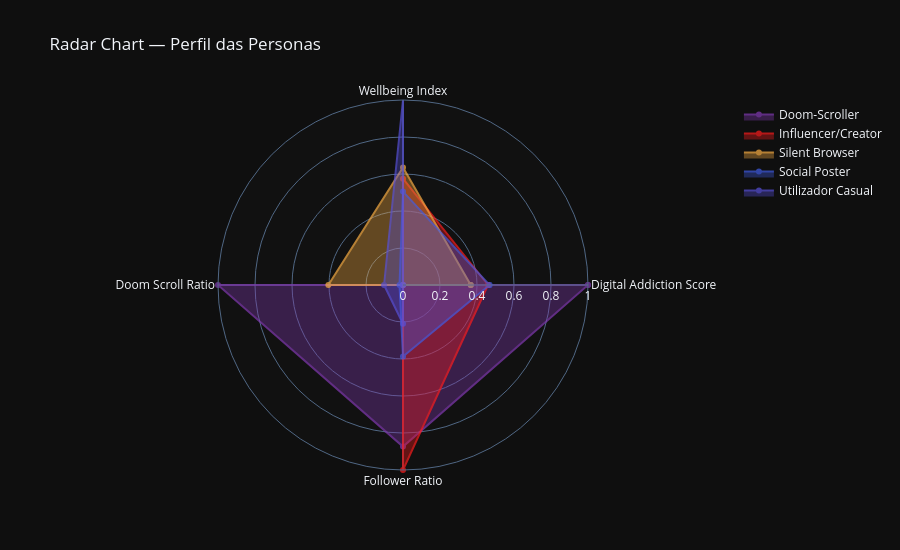

Source (notebook cell):
### Code cell
# ============================================================
# RADAR CHART — PERFIL DAS PERSONAS
# ============================================================

import plotly.graph_objects as go

if 'user_persona' in df.columns:
    radar_vars = [
        'digital_addiction_score', 'wellbeing_index',
        'doom_scroll_ratio', 'follower_ratio'
    ]
    radar_vars = [v for v in radar_vars if v in df.columns]

    perfil_radar = df.groupby('user_persona')[radar_vars].mean()
    scaler_r     = MinMaxScaler()
    perfil_norm  = pd.DataFrame(
        scaler_r.fit_transform(perfil_radar),
        index=perfil_radar.index,
        columns=radar_vars
    )

    fig = go.Figure()
    categorias = [v.replace('_', ' ').title() for v in radar_vars]

    for i, persona in enumerate(perfil_norm.index):
        valores = perfil_norm.loc[persona].tolist()
        valores += [valores[0]]
        cats    = categorias + [categorias[0]]

        fig.add_trace(go.Scatterpolar(
            r=valores, theta=cats,
            fill='toself', name=persona,
            line_color=INSTA_COLORS[i % len(INSTA_COLORS)],
            opacity=0.7
        ))

    fig.update_layout(
        polar=dict(radialaxis=dict(visible=True, range=[0, 1])),
        title='️ Radar Chart — Perfil das Personas',
        template='plotly_dark',
        paper_bgcolor='#0f0f0f',
        height=550
    )
    fig.show()
    fig.write_html('../data/fig_radar_personas.html')
    print(' Guardado: fig_radar_personas.html')

### Figure 1 — Plotly figure (JSON) as saved in the notebook; plotly's stock layout.template omitted (floating-point values rounded to 4 significant figures)
{"data": [{"fill": "toself", "line": {"color": "#833ab4"}, "name": "Doom-Scroller", "opacity": 0.7, "r": [1, 0, 1, 0.8735, 1], "theta": ["Digital Addiction Score", "Wellbeing Index", "Doom Scroll Ratio", "Follower Ratio", "Digital Addiction Score"], "type": "scatterpolar"}, {"fill": "toself", "line": {"color": "#fd1d1d"}, "name": "Influencer/Creator", "opacity": 0.7, "r": [0.4595, 0.5744, 0, 1, 0.4595], "theta": ["Digital Addiction Score", "Wellbeing Index", "Doom Scroll Ratio", "Follower Ratio", "Digital Addiction Score"], "type": "scatterpolar"}, {"fill": "toself", "line": {"color": "#fcb045"}, "name": "Silent Browser", "opacity": 0.7, "r": [0.3663, 0.6348, 0.4034, 0, 0.3663], "theta": ["Digital Addiction Score", "Wellbeing Index", "Doom Scroll Ratio", "Follower Ratio", "Digital Addiction Score"], "type": "scatterpolar"}, {"fill": "toself", "line": {"color": "#405de6"}, "name": "Social Poster", "opacity": 0.7, "r": [0.4674, 0.5048, 0.01888, 0.3868, 0.4674], "theta": ["Digital Addiction Score", "Wellbeing Index", "Doom Scroll Ratio", "Follower Ratio", "Digital Addiction Score"], "type": "scatterpolar"}, {"fill": "toself", "line": {"color": "#5851db"}, "name": "Utilizador Casual", "opacity": 0.7, "r": [0, 1.0, 0.1024, 0.2095, 0], "theta": ["Digital Addiction Score", "Wellbeing Index", "Doom Scroll Ratio", "Follower Ratio", "Digital Addiction Score"], "type": "scatterpolar"}], "layout": {"height": 550, "paper_bgcolor": "#0f0f0f", "polar": {"radialaxis": {"range": [0, 1], "visible": true}}, "title": {"text": "️ Radar Chart — Perfil das Personas"}}}
